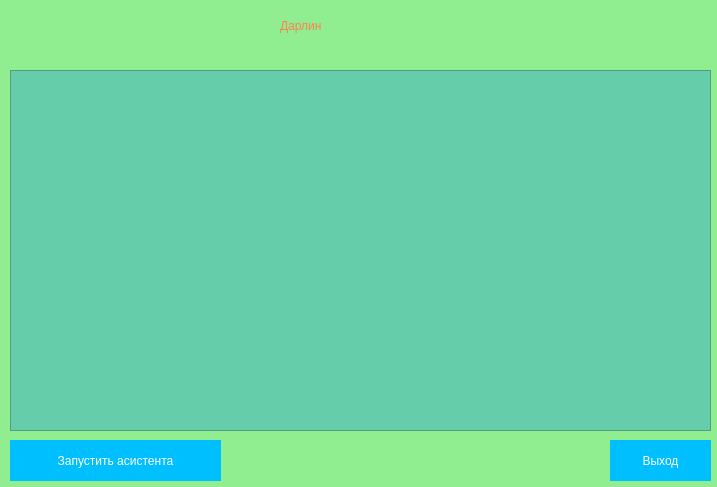
<?xml version="1.0" encoding="UTF-8"?>
<ui version="4.0">
 <class>Dialog</class>
 <widget class="QDialog" name="Dialog">
  <property name="geometry">
   <rect>
    <x>0</x>
    <y>0</y>
    <width>717</width>
    <height>487</height>
   </rect>
  </property>
  <property name="windowTitle">
   <string>Дарлин</string>
  </property>
  <property name="styleSheet">
   <string notr="true">background-color: #90EE90;</string>
  </property>
  <widget class="QTextEdit" name="textEdit">
   <property name="geometry">
    <rect>
     <x>10</x>
     <y>70</y>
     <width>701</width>
     <height>361</height>
    </rect>
   </property>
   <property name="styleSheet">
    <string notr="true">QTextEdit{
background-color: #66CDAA;
font: 75 12pt &quot;Courier New&quot;;
border 5px solid gray; 
margin-left: 0px;
margin-right:0px;
width:100%;
}</string>
   </property>
  </widget>
  <widget class="QPushButton" name="pushButton">
   <property name="geometry">
    <rect>
     <x>610</x>
     <y>440</y>
     <width>101</width>
     <height>41</height>
    </rect>
   </property>
   <property name="styleSheet">
    <string notr="true">QPushButton{
font: 75 14pt &quot;Comic Sans MS&quot;;
border: none;
background-color: #00BFFF;
color: white;
}
QPushButton:hover{
border: 2px solid gray;
background-color: #FF6347;
color: white;
}
QPushButton:pressed{
border: 4px solid gray;
background-color: #FF8C00;
color: black;
}</string>
   </property>
   <property name="text">
    <string>Выход</string>
   </property>
  </widget>
  <widget class="QPushButton" name="pushButton_2">
   <property name="geometry">
    <rect>
     <x>10</x>
     <y>440</y>
     <width>211</width>
     <height>41</height>
    </rect>
   </property>
   <property name="styleSheet">
    <string notr="true">QPushButton{
font: 75 14pt &quot;Comic Sans MS&quot;;
border: none;
background-color: #00BFFF;
color: white;
}
QPushButton:hover{
border: 2px solid gray;
background-color: #FF6347;
color: white;
}
QPushButton:pressed{
border: 4px solid gray;
background-color: #FF8C00;
color: black;
}</string>
   </property>
   <property name="text">
    <string>Запустить асистента</string>
   </property>
  </widget>
  <widget class="QLabel" name="label">
   <property name="geometry">
    <rect>
     <x>280</x>
     <y>-10</y>
     <width>171</width>
     <height>71</height>
    </rect>
   </property>
   <property name="styleSheet">
    <string notr="true">QLabel{
font: 75 34pt &quot;Comic Sans MS&quot;;
color: #FF7F50;
text-shadow: -10px 10px 0px #00e6e6,
-20px 20px 0px #01cccc,
-30px 30px 0px #00bdbd;
}
QLabel:hover{
font: 75 34pt &quot;Comic Sans MS&quot;;
color: #FFA07A;
border 1px solid gray;
}</string>
   </property>
   <property name="text">
    <string>Дарлин</string>
   </property>
  </widget>
 </widget>
 <resources/>
 <connections/>
</ui>
